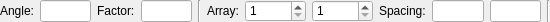
<ui version="4.0" >
 <author></author>
 <comment></comment>
 <exportmacro></exportmacro>
 <class>QG_InsertOptions</class>
 <widget class="QWidget" name="QG_InsertOptions" >
  <property name="geometry" >
   <rect>
    <x>0</x>
    <y>0</y>
    <width>550</width>
    <height>22</height>
   </rect>
  </property>
  <property name="sizePolicy" >
   <sizepolicy>
    <hsizetype>4</hsizetype>
    <vsizetype>5</vsizetype>
    <horstretch>0</horstretch>
    <verstretch>0</verstretch>
   </sizepolicy>
  </property>
  <property name="minimumSize" >
   <size>
    <width>550</width>
    <height>22</height>
   </size>
  </property>
  <property name="maximumSize" >
   <size>
    <width>600</width>
    <height>22</height>
   </size>
  </property>
  <property name="windowTitle" >
   <string>Insert Options</string>
  </property>
  <property name="toolTip" >
   <string/>
  </property>
  <layout class="QHBoxLayout" >
   <property name="margin" >
    <number>0</number>
   </property>
   <property name="spacing" >
    <number>6</number>
   </property>
   <item>
    <widget class="QLabel" name="lAngle" >
     <property name="text" >
      <string>Angle:</string>
     </property>
    </widget>
   </item>
   <item>
    <widget class="QLineEdit" name="leAngle" >
     <property name="toolTip" >
      <string>Rotation Angle</string>
     </property>
    </widget>
   </item>
   <item>
    <widget class="QLabel" name="lFactor" >
     <property name="text" >
      <string>Factor:</string>
     </property>
    </widget>
   </item>
   <item>
    <widget class="QLineEdit" name="leFactor" >
     <property name="toolTip" >
      <string>Scale Factor</string>
     </property>
    </widget>
   </item>
   <item>
    <widget class="Line" name="sep1_2" >
     <property name="sizePolicy" >
      <sizepolicy>
       <hsizetype>0</hsizetype>
       <vsizetype>1</vsizetype>
       <horstretch>0</horstretch>
       <verstretch>0</verstretch>
      </sizepolicy>
     </property>
     <property name="frameShape" >
      <enum>QFrame::VLine</enum>
     </property>
     <property name="frameShadow" >
      <enum>QFrame::Sunken</enum>
     </property>
     <property name="orientation" >
      <enum>Qt::Vertical</enum>
     </property>
    </widget>
   </item>
   <item>
    <widget class="QLabel" name="lArray" >
     <property name="text" >
      <string>Array:</string>
     </property>
    </widget>
   </item>
   <item>
    <widget class="QSpinBox" name="sbColumns" >
     <property name="toolTip" >
      <string>Number of Columns</string>
     </property>
     <property name="maximum" >
      <number>10000</number>
     </property>
     <property name="minimum" >
      <number>1</number>
     </property>
    </widget>
   </item>
   <item>
    <widget class="QSpinBox" name="sbRows" >
     <property name="toolTip" >
      <string>Number of Rows</string>
     </property>
     <property name="maximum" >
      <number>10000</number>
     </property>
     <property name="minimum" >
      <number>1</number>
     </property>
    </widget>
   </item>
   <item>
    <widget class="QLabel" name="lSpacing" >
     <property name="text" >
      <string>Spacing:</string>
     </property>
    </widget>
   </item>
   <item>
    <widget class="QLineEdit" name="leColumnSpacing" >
     <property name="toolTip" >
      <string>Column Spacing</string>
     </property>
    </widget>
   </item>
   <item>
    <widget class="QLineEdit" name="leRowSpacing" >
     <property name="toolTip" >
      <string>Row Spacing</string>
     </property>
    </widget>
   </item>
   <item>
    <widget class="Line" name="sep1" >
     <property name="sizePolicy" >
      <sizepolicy>
       <hsizetype>0</hsizetype>
       <vsizetype>1</vsizetype>
       <horstretch>0</horstretch>
       <verstretch>0</verstretch>
      </sizepolicy>
     </property>
     <property name="frameShape" >
      <enum>QFrame::VLine</enum>
     </property>
     <property name="frameShadow" >
      <enum>QFrame::Sunken</enum>
     </property>
     <property name="orientation" >
      <enum>Qt::Vertical</enum>
     </property>
    </widget>
   </item>
  </layout>
 </widget>
 <layoutdefault spacing="6" margin="11" />
 <pixmapfunction>qPixmapFromMimeSource</pixmapfunction>
 <includes>
  <include location="local" >rs_line.h</include>
  <include location="local" >rs_settings.h</include>
  <include location="local" >rs_modification.h</include>
  <include location="local" >rs_actionblocksinsert.h</include>
 </includes>
 <resources/>
 <connections/>
</ui>
